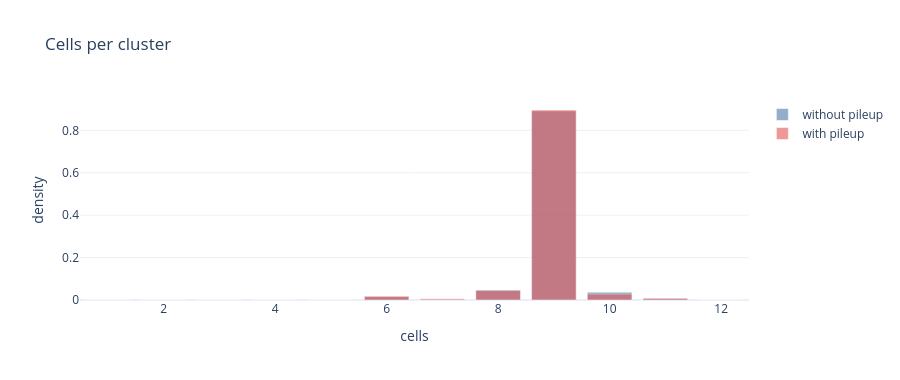
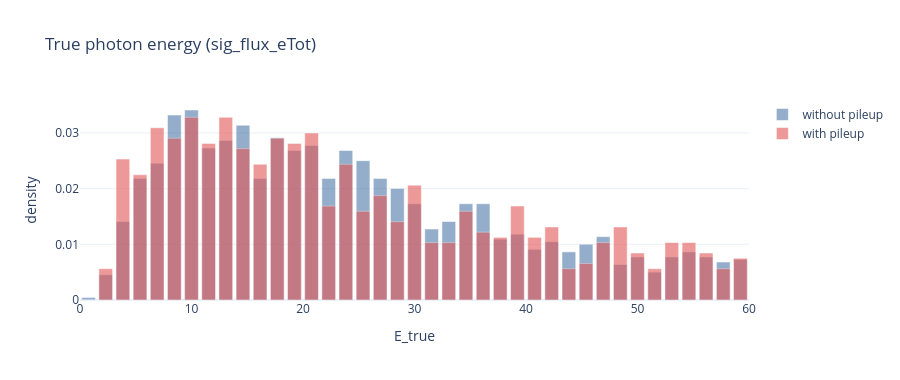
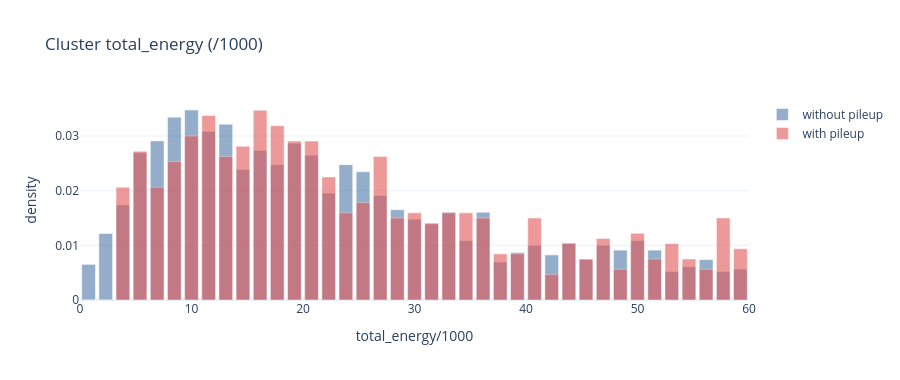

The notebook cell saved with these charts, in order:
### Markdown cell above
## Distributions: with vs without pileup

### Code cell
import plotly.graph_objects as go

C_WITHOUT, C_WITH = "#4c78a8", "#e45756"

def overlay(getter, bins, title, xlab, xrange=None):
    fig = go.Figure()
    for name, D, col in [("without pileup", without_mb, C_WITHOUT), ("with pileup", with_mb, C_WITH)]:
        h, edges = np.histogram(getter(D), bins=bins, density=True)
        ctr = (edges[:-1] + edges[1:]) / 2
        fig.add_trace(go.Bar(x=ctr, y=h, name=name, marker_color=col, opacity=0.6))
    fig.update_layout(barmode="overlay", template="plotly_white", height=380, title=title,
                      xaxis_title=xlab, yaxis_title="density", legend_title="")
    if xrange:
        fig.update_xaxes(range=xrange)
    return fig

overlay(lambda D: D["ncells"], np.arange(0.5, 13.5, 1), "Cells per cluster", "cells").show()
overlay(lambda D: D["Etrue"], np.linspace(0, 60, 40), "True photon energy (sig_flux_eTot)", "E_true").show()
overlay(lambda D: D["total_energy"] / 1000.0, np.linspace(0, 60, 40), "Cluster total_energy (/1000)", "total_energy/1000").show()

### Figure 1 — Plotly figure (JSON) as saved in the notebook; plotly's stock layout.template omitted (floating-point values rounded to 4 significant figures)
{"data": [{"marker": {"color": "#4c78a8"}, "name": "without pileup", "opacity": 0.6, "type": "bar", "x": [1.0, 2.0, 3.0, 4.0, 5.0, 6.0, 7.0, 8.0, 9.0, 10.0, 11.0, 12.0], "y": [0.0, 0.0, 0.0, 0.0, 0.0, 0.01579, 0.002722, 0.04736, 0.8906, 0.03702, 0.006532, 0.0]}, {"marker": {"color": "#e45756"}, "name": "with pileup", "opacity": 0.6, "type": "bar", "x": [1.0, 2.0, 3.0, 4.0, 5.0, 6.0, 7.0, 8.0, 9.0, 10.0, 11.0, 12.0], "y": [0.0, 0.0, 0.0, 0.0, 0.0, 0.01792, 0.005599, 0.04479, 0.8959, 0.028, 0.007839, 0.0]}], "layout": {"barmode": "overlay", "height": 380, "legend": {"title": {"text": ""}}, "title": {"text": "Cells per cluster"}, "xaxis": {"title": {"text": "cells"}}, "yaxis": {"title": {"text": "density"}}}}

### Figure 2 — Plotly figure (JSON) as saved in the notebook; plotly's stock layout.template omitted (floating-point values rounded to 4 significant figures)
{"data": [{"marker": {"color": "#4c78a8"}, "name": "without pileup", "opacity": 0.6, "type": "bar", "x": [0.7692, 2.308, 3.846, 5.385, 6.923, 8.462, 10.0, 11.54, 13.08, 14.62, 16.15, 17.69, 19.23, 20.77, 22.31, 23.85, 25.38, 26.92, 28.46, 30.0, 31.54, 33.08, 34.62, 36.15, 37.69, 39.23, 40.77, 42.31, 43.85, 45.38, 46.92, 48.46, 50.0, 51.54, 53.08, 54.62, 56.15, 57.69, 59.23], "y": [0.0004552, 0.004552, 0.01411, 0.02185, 0.02458, 0.03323, 0.03414, 0.02731, 0.02868, 0.03141, 0.02185, 0.02913, 0.02686, 0.02777, 0.02185, 0.02686, 0.02504, 0.02185, 0.02003, 0.0173, 0.01275, 0.01411, 0.0173, 0.0173, 0.01092, 0.01183, 0.009104, 0.01047, 0.008648, 0.01001, 0.01138, 0.006373, 0.007738, 0.005007, 0.007738, 0.008648, 0.007738, 0.006828, 0.007283]}, {"marker": {"color": "#e45756"}, "name": "with pileup", "opacity": 0.6, "type": "bar", "x": [0.7692, 2.308, 3.846, 5.385, 6.923, 8.462, 10.0, 11.54, 13.08, 14.62, 16.15, 17.69, 19.23, 20.77, 22.31, 23.85, 25.38, 26.92, 28.46, 30.0, 31.54, 33.08, 34.62, 36.15, 37.69, 39.23, 40.77, 42.31, 43.85, 45.38, 46.92, 48.46, 50.0, 51.54, 53.08, 54.62, 56.15, 57.69, 59.23], "y": [0.0, 0.005628, 0.02532, 0.02251, 0.03095, 0.02908, 0.03283, 0.02814, 0.03283, 0.0272, 0.02439, 0.02908, 0.02814, 0.03001, 0.01688, 0.02439, 0.01595, 0.01876, 0.01407, 0.02063, 0.01032, 0.01032, 0.01595, 0.01219, 0.01126, 0.01688, 0.01126, 0.01313, 0.005628, 0.006566, 0.01032, 0.01313, 0.008442, 0.005628, 0.01032, 0.01032, 0.008442, 0.005628, 0.007504]}], "layout": {"barmode": "overlay", "height": 380, "legend": {"title": {"text": ""}}, "title": {"text": "True photon energy (sig_flux_eTot)"}, "xaxis": {"title": {"text": "E_true"}}, "yaxis": {"title": {"text": "density"}}}}

### Figure 3 — Plotly figure (JSON) as saved in the notebook; plotly's stock layout.template omitted (floating-point values rounded to 4 significant figures)
{"data": [{"marker": {"color": "#4c78a8"}, "name": "without pileup", "opacity": 0.6, "type": "bar", "x": [0.7692, 2.308, 3.846, 5.385, 6.923, 8.462, 10.0, 11.54, 13.08, 14.62, 16.15, 17.69, 19.23, 20.77, 22.31, 23.85, 25.38, 26.92, 28.46, 30.0, 31.54, 33.08, 34.62, 36.15, 37.69, 39.23, 40.77, 42.31, 43.85, 45.38, 46.92, 48.46, 50.0, 51.54, 53.08, 54.62, 56.15, 57.69, 59.23], "y": [0.006517, 0.01217, 0.01738, 0.02694, 0.02911, 0.03346, 0.03476, 0.03085, 0.03215, 0.0239, 0.02737, 0.02477, 0.02868, 0.0265, 0.01955, 0.02477, 0.02346, 0.01912, 0.01651, 0.01477, 0.0139, 0.01608, 0.01086, 0.01608, 0.006952, 0.00869, 0.009993, 0.008255, 0.01043, 0.007386, 0.009993, 0.009124, 0.01086, 0.009124, 0.005214, 0.006083, 0.007386, 0.005214, 0.005648]}, {"marker": {"color": "#e45756"}, "name": "with pileup", "opacity": 0.6, "type": "bar", "x": [0.7692, 2.308, 3.846, 5.385, 6.923, 8.462, 10.0, 11.54, 13.08, 14.62, 16.15, 17.69, 19.23, 20.77, 22.31, 23.85, 25.38, 26.92, 28.46, 30.0, 31.54, 33.08, 34.62, 36.15, 37.69, 39.23, 40.77, 42.31, 43.85, 45.38, 46.92, 48.46, 50.0, 51.54, 53.08, 54.62, 56.15, 57.69, 59.23], "y": [0.0, 0.0, 0.02063, 0.0272, 0.02063, 0.02532, 0.03001, 0.03377, 0.02626, 0.02814, 0.0347, 0.03189, 0.02908, 0.02908, 0.02251, 0.01595, 0.01782, 0.02626, 0.01501, 0.01595, 0.01407, 0.01595, 0.01595, 0.01501, 0.008442, 0.008442, 0.01501, 0.00469, 0.01032, 0.007504, 0.01126, 0.005628, 0.01219, 0.007504, 0.01032, 0.007504, 0.005628, 0.01501, 0.00938]}], "layout": {"barmode": "overlay", "height": 380, "legend": {"title": {"text": ""}}, "title": {"text": "Cluster total_energy (/1000)"}, "xaxis": {"title": {"text": "total_energy/1000"}}, "yaxis": {"title": {"text": "density"}}}}
